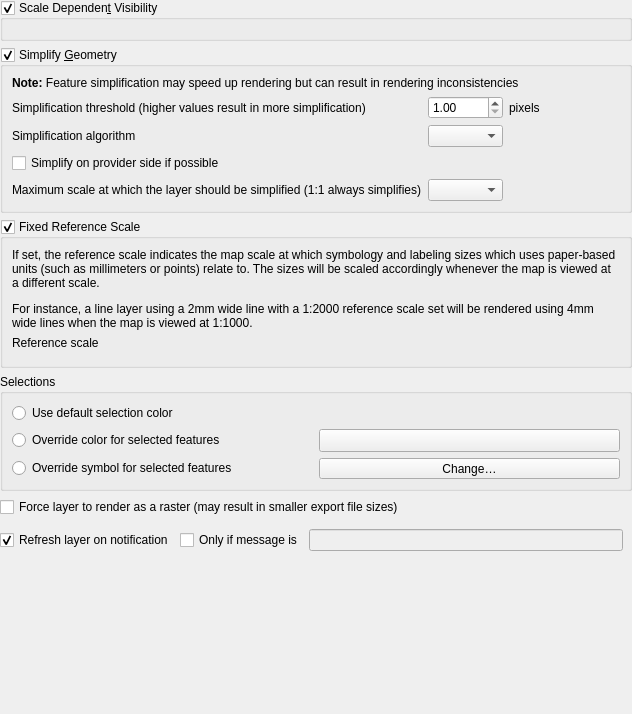
             <widget class="QWidget" name="scrollAreaWidgetContents_19">
              <property name="geometry">
               <rect>
                <x>0</x>
                <y>0</y>
                <width>632</width>
                <height>714</height>
               </rect>
              </property>
              <layout class="QVBoxLayout" name="verticalLayout_32">
               <property name="leftMargin">
                <number>0</number>
               </property>
               <property name="topMargin">
                <number>0</number>
               </property>
               <property name="rightMargin">
                <number>0</number>
               </property>
               <property name="bottomMargin">
                <number>0</number>
               </property>
               <item>
                <widget class="QgsCollapsibleGroupBox" name="mScaleVisibilityGroupBox">
                 <property name="title">
                  <string>Scale Dependen&amp;t Visibility</string>
                 </property>
                 <property name="checkable">
                  <bool>true</bool>
                 </property>
                 <layout class="QGridLayout" name="gridLayout_6">
                  <item row="0" column="0">
                   <widget class="QgsScaleRangeWidget" name="mScaleRangeWidget" native="true">
                    <property name="focusPolicy">
                     <enum>Qt::FocusPolicy::StrongFocus</enum>
                    </property>
                   </widget>
                  </item>
                 </layout>
                </widget>
               </item>
               <item>
                <widget class="QGroupBox" name="mSimplifyDrawingGroupBox">
                 <property name="title">
                  <string>Simplify &amp;Geometry</string>
                 </property>
                 <property name="checkable">
                  <bool>true</bool>
                 </property>
                 <layout class="QGridLayout" name="_12">
                  <item row="0" column="1" colspan="4">
                   <widget class="QLabel" name="label_59">
                    <property name="text">
                     <string>&lt;b&gt;Note:&lt;/b&gt; Feature simplification may speed up rendering but can result in rendering inconsistencies</string>
                    </property>
                   </widget>
                  </item>
                  <item row="1" column="1">
                   <widget class="QLabel" name="label_56">
                    <property name="text">
                     <string>Simplification threshold (higher values result in more simplification)</string>
                    </property>
                    <property name="margin">
                     <number>2</number>
                    </property>
                   </widget>
                  </item>
                  <item row="1" column="2">
                   <widget class="QgsDoubleSpinBox" name="mSimplifyDrawingSpinBox">
                    <property name="toolTip">
                     <string>Higher values result in more simplification</string>
                    </property>
                    <property name="decimals">
                     <number>2</number>
                    </property>
                    <property name="minimum">
                     <double>1.000000000000000</double>
                    </property>
                    <property name="maximum">
                     <double>30.000000000000000</double>
                    </property>
                    <property name="singleStep">
                     <double>0.200000000000000</double>
                    </property>
                    <property name="value">
                     <double>1.000000000000000</double>
                    </property>
                   </widget>
                  </item>
                  <item row="1" column="3">
                   <widget class="QLabel" name="mSimplifyDrawingPx">
                    <property name="text">
                     <string>pixels</string>
                    </property>
                    <property name="margin">
                     <number>2</number>
                    </property>
                   </widget>
                  </item>
                  <item row="1" column="4">
                   <spacer name="horizontalSpacer_40">
                    <property name="orientation">
                     <enum>Qt::Orientation::Horizontal</enum>
                    </property>
                    <property name="sizeHint" stdset="0">
                     <size>
                      <width>20</width>
                      <height>20</height>
                     </size>
                    </property>
                   </spacer>
                  </item>
                  <item row="2" column="1">
                   <widget class="QLabel" name="mSimplifyAlgorithmLabel">
                    <property name="toolTip">
                     <string>This algorithm only is applied to simplify on local side</string>
                    </property>
                    <property name="text">
                     <string>Simplification algorithm</string>
                    </property>
                    <property name="margin">
                     <number>2</number>
                    </property>
                   </widget>
                  </item>
                  <item row="2" column="2">
                   <widget class="QComboBox" name="mSimplifyAlgorithmComboBox"/>
                  </item>
                  <item row="3" column="1" colspan="4">
                   <widget class="QCheckBox" name="mSimplifyDrawingAtProvider">
                    <property name="text">
                     <string>Simplify on provider side if possible</string>
                    </property>
                   </widget>
                  </item>
                  <item row="4" column="1">
                   <widget class="QLabel" name="mSimplifyMaxScaleLabel">
                    <property name="text">
                     <string>Maximum scale at which the layer should be simplified (1:1 always simplifies)</string>
                    </property>
                    <property name="margin">
                     <number>2</number>
                    </property>
                   </widget>
                  </item>
                  <item row="4" column="2">
                   <widget class="QgsScaleComboBox" name="mSimplifyMaximumScaleComboBox">
                    <property name="sizePolicy">
                     <sizepolicy hsizetype="Expanding" vsizetype="Fixed">
                      <horstretch>0</horstretch>
                      <verstretch>0</verstretch>
                     </sizepolicy>
                    </property>
                   </widget>
                  </item>
                 </layout>
                </widget>
               </item>
               <item>
                <widget class="QgsCollapsibleGroupBox" name="mUseReferenceScaleGroupBox">
                 <property name="focusPolicy">
                  <enum>Qt::FocusPolicy::StrongFocus</enum>
                 </property>
                 <property name="title">
                  <string>Fixed Reference Scale</string>
                 </property>
                 <property name="checkable">
                  <bool>true</bool>
                 </property>
                 <property name="syncGroup" stdset="0">
                  <string notr="true">vectorgeneral</string>
                 </property>
                 <layout class="QGridLayout" name="gridLayout">
                  <item row="3" column="0">
                   <widget class="Line" name="line_4">
                    <property name="orientation">
                     <enum>Qt::Orientation::Vertical</enum>
                    </property>
                   </widget>
                  </item>
                  <item row="2" column="0">
                   <widget class="QLabel" name="label">
                    <property name="text">
                     <string>Reference scale</string>
                    </property>
                   </widget>
                  </item>
                  <item row="2" column="1">
                   <widget class="QgsScaleWidget" name="mReferenceScaleWidget" native="true">
                    <property name="focusPolicy">
                     <enum>Qt::FocusPolicy::StrongFocus</enum>
                    </property>
                   </widget>
                  </item>
                  <item row="0" column="0" colspan="2">
                   <widget class="QLabel" name="label_8">
                    <property name="text">
                     <string>&lt;html&gt;&lt;head/&gt;&lt;body&gt;&lt;p&gt;If set, the reference scale indicates the map scale at which symbology and labeling sizes which uses paper-based units (such as millimeters or points) relate to. The sizes will be scaled accordingly whenever the map is viewed at a different scale.&lt;/p&gt;&lt;p&gt;For instance, a line layer using a 2mm wide line with a 1:2000 reference scale set will be rendered using 4mm wide lines when the map is viewed at 1:1000.&lt;/p&gt;&lt;/body&gt;&lt;/html&gt;</string>
                    </property>
                    <property name="textFormat">
                     <enum>Qt::TextFormat::RichText</enum>
                    </property>
                    <property name="wordWrap">
                     <bool>true</bool>
                    </property>
                   </widget>
                  </item>
                 </layout>
                </widget>
               </item>
               <item>
                <widget class="QgsCollapsibleGroupBox" name="groupBox_2">
                 <property name="title">
                  <string>Selections</string>
                 </property>
                 <layout class="QGridLayout" name="gridLayout_9">
                  <item row="3" column="0">
                   <widget class="QRadioButton" name="mRadioOverrideSelectionSymbol">
                    <property name="text">
                     <string>Override symbol for selected features</string>
                    </property>
                   </widget>
                  </item>
                  <item row="0" column="0">
                   <widget class="QRadioButton" name="mRadioDefaultSelectionColor">
                    <property name="text">
                     <string>Use default selection color</string>
                    </property>
                   </widget>
                  </item>
                  <item row="1" column="0">
                   <widget class="QRadioButton" name="mRadioOverrideSelectionColor">
                    <property name="text">
                     <string>Override color for selected features</string>
                    </property>
                   </widget>
                  </item>
                  <item row="1" column="1">
                   <widget class="QgsColorButton" name="mSelectionColorButton">
                    <property name="sizePolicy">
                     <sizepolicy hsizetype="Preferred" vsizetype="Fixed">
                      <horstretch>0</horstretch>
                      <verstretch>0</verstretch>
                     </sizepolicy>
                    </property>
                    <property name="minimumSize">
                     <size>
                      <width>100</width>
                      <height>0</height>
                     </size>
                    </property>
                    <property name="text">
                     <string/>
                    </property>
                   </widget>
                  </item>
                  <item row="3" column="1">
                   <widget class="QgsSymbolButton" name="mSelectionSymbolButton">
                    <property name="sizePolicy">
                     <sizepolicy hsizetype="Preferred" vsizetype="Fixed">
                      <horstretch>0</horstretch>
                      <verstretch>0</verstretch>
                     </sizepolicy>
                    </property>
                    <property name="text">
                     <string>Change…</string>
                    </property>
                   </widget>
                  </item>
                 </layout>
                </widget>
               </item>
               <item>
                <widget class="QCheckBox" name="mForceRasterCheckBox">
                 <property name="text">
                  <string>Force layer to render as a raster (may result in smaller export file sizes)</string>
                 </property>
                </widget>
               </item>
               <item>
                <widget class="QgsMapLayerRefreshSettingsWidget" name="mRefreshSettingsWidget" native="true">
                 <property name="focusPolicy">
                  <enum>Qt::FocusPolicy::StrongFocus</enum>
                 </property>
                </widget>
               </item>
               <item>
                <layout class="QHBoxLayout" name="horizontalLayout_14">
                 <item>
                  <widget class="QCheckBox" name="mRefreshLayerNotificationCheckBox">
                   <property name="toolTip">
                    <string>&lt;html&gt;&lt;head/&gt;&lt;body&gt;&lt;p&gt;Some data providers can notify Hake Geospatial (e.g. PostgreSQL) with a message. If this is the case for this layer's data provider, notification will refresh the layer. &lt;/p&gt;&lt;/body&gt;&lt;/html&gt;</string>
                   </property>
                   <property name="text">
                    <string>Refresh layer on notification</string>
                   </property>
                   <property name="checked">
                    <bool>true</bool>
                   </property>
                  </widget>
                 </item>
                 <item>
                  <widget class="QFrame" name="mNotificationFrame">
                   <property name="enabled">
                    <bool>true</bool>
                   </property>
                   <property name="frameShape">
                    <enum>QFrame::Shape::NoFrame</enum>
                   </property>
                   <property name="frameShadow">
                    <enum>QFrame::Shadow::Plain</enum>
                   </property>
                   <layout class="QHBoxLayout" name="horizontalLayout_1">
                    <property name="leftMargin">
                     <number>0</number>
                    </property>
                    <property name="topMargin">
                     <number>0</number>
                    </property>
                    <property name="bottomMargin">
                     <number>0</number>
                    </property>
                    <item>
                     <widget class="QCheckBox" name="mNotificationMessageCheckBox">
                      <property name="enabled">
                       <bool>true</bool>
                      </property>
                      <property name="toolTip">
                       <string>&lt;html&gt;&lt;head/&gt;&lt;body&gt;&lt;p&gt;Check if only a specific message must refresh the layer (i.e. not all data source notifications)&lt;/p&gt;&lt;/body&gt;&lt;/html&gt;</string>
                      </property>
                      <property name="text">
                       <string>Only if message is</string>
                      </property>
                     </widget>
                    </item>
                    <item>
                     <widget class="QLineEdit" name="mNotifyMessageValueLineEdit">
                      <property name="enabled">
                       <bool>false</bool>
                      </property>
                      <property name="toolTip">
                       <string>&lt;html&gt;&lt;head/&gt;&lt;body&gt;&lt;p&gt;Notification message that will refresh the layer.&lt;/p&gt;&lt;/body&gt;&lt;/html&gt;</string>
                      </property>
                     </widget>
                    </item>
                   </layout>
                  </widget>
                 </item>
                </layout>
               </item>
               <item>
                <spacer name="verticalSpacer_2">
                 <property name="orientation">
                  <enum>Qt::Orientation::Vertical</enum>
                 </property>
                 <property name="sizeHint" stdset="0">
                  <size>
                   <width>20</width>
                   <height>40</height>
                  </size>
                 </property>
                </spacer>
               </item>
              </layout>
             </widget>
